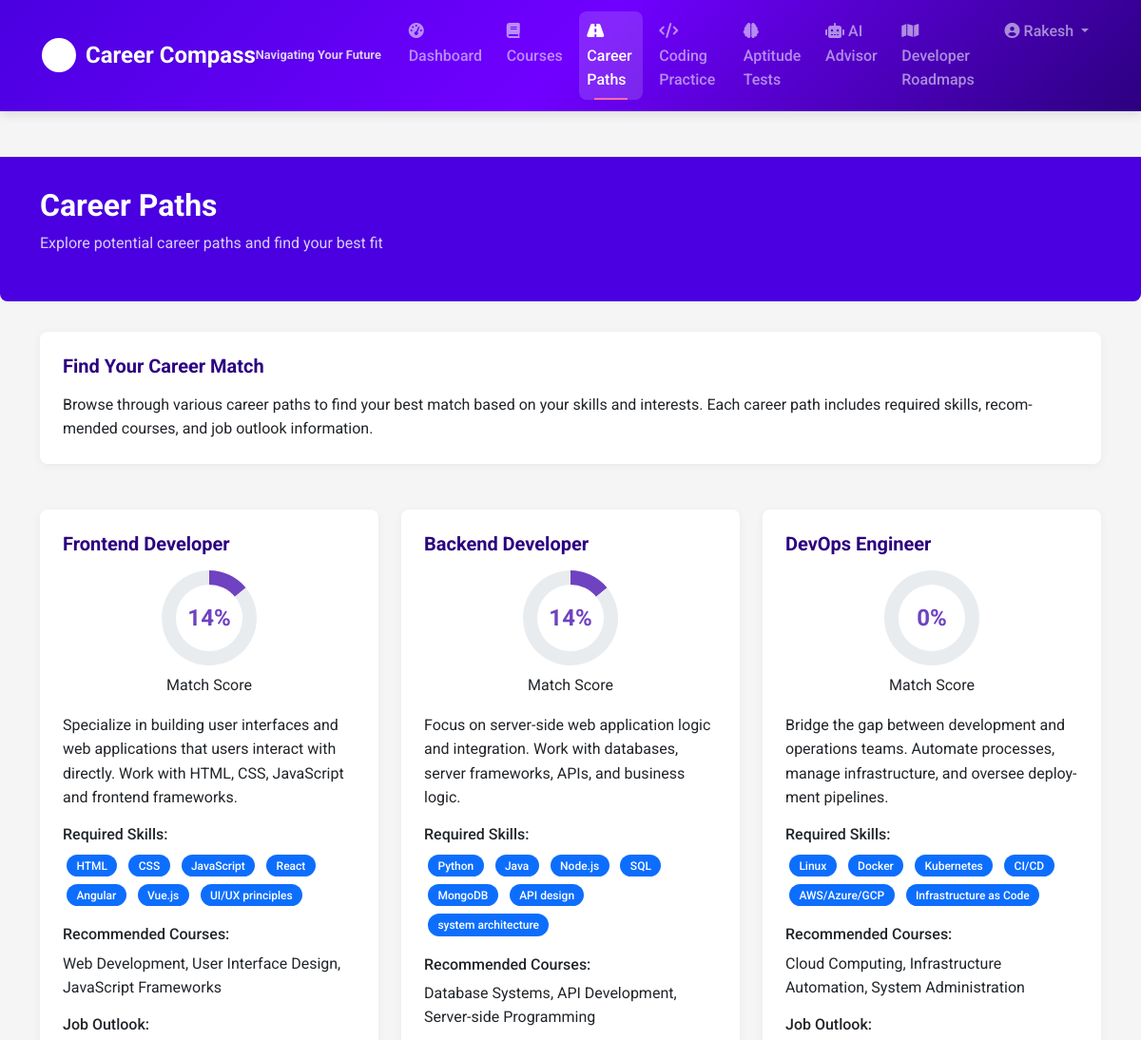
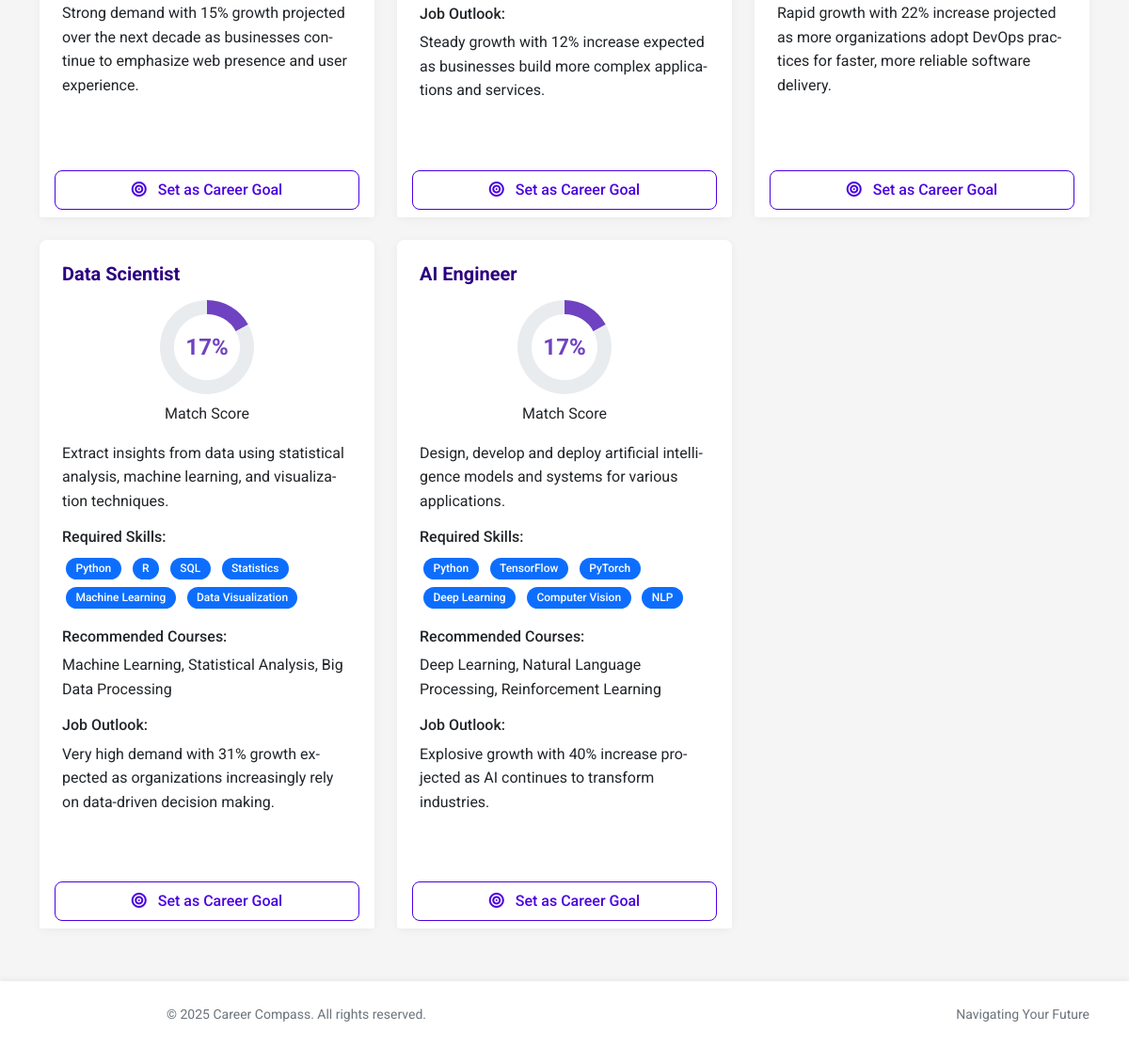
The app's page /career-paths (signed in) with its own data (2 pictures, top to bottom).
### models.py (models this page shows, shortened)
class User(UserMixin, db.Model):
    id = db.Column(db.Integer, primary_key=True)
    username = db.Column(db.String(64), unique=True, nullable=False)
    email = db.Column(db.String(120), unique=True, nullable=False)
    password_hash = db.Column(db.String(256), nullable=False)
    first_name = db.Column(db.String(64))
    last_name = db.Column(db.String(64))
    dob = db.Column(db.Date)
    institution = db.Column(db.String(128))
    major = db.Column(db.String(128))
    bio = db.Column(db.Text)
    reset_token = db.Column(db.String(100))
    reset_token_expiration = db.Column(db.DateTime)
    created_at = db.Column(db.DateTime, default=datetime.utcnow)
    profile = db.relationship('Profile', backref='user', uselist=False, cascade="all, delete-orphan")
    career_goals = db.relationship('CareerGoal', backref='user', lazy=True, cascade="all, delete-orphan")
    aptitude_tests = db.relationship('AptitudeTestResult', backref='user', lazy=True, cascade="all, delete-orphan")
    coding_solutions = db.relationship('CodingSolution', backref='user', lazy=True, cascade="all, delete-orphan")

class CareerPath(db.Model):
    id = db.Column(db.Integer, primary_key=True)
    name = db.Column(db.String(64), nullable=False)
    description = db.Column(db.Text)
    required_skills = db.Column(db.Text)  # Stored as comma-separated values
    recommended_courses = db.Column(db.Text)  # Stored as comma-separated course IDs
    job_outlook = db.Column(db.Text)
    created_at = db.Column(db.DateTime, default=datetime.utcnow)

### routes.py (the view)
    @app.route('/career-paths')
    @login_required
    def career_paths():
        career_paths = CareerPath.query.all()
        match_scores = {}
        if current_user.profile and current_user.profile.skills:
            for path in career_paths:
                match_scores[path.id] = get_career_match_score(
                    current_user.profile.skills,
                    path.required_skills
                )
        return render_template(
            'career_paths.html',
            title='Career Paths',
            career_paths=career_paths,
            match_scores=match_scores
        )

### app.py (called while the page is built)
    @login_manager.user_loader
    def load_user(user_id):
        return User.query.get(int(user_id))

### utils.py (called while the page is built)
def get_career_match_score(user_skills, career_path_skills):
    if not user_skills or not career_path_skills:
        return 0
    user_skills_list = [skill.strip().lower() for skill in user_skills.split(',')]
    career_skills_list = [skill.strip().lower() for skill in career_path_skills.split(',')]
    matched_skills = set(user_skills_list).intersection(set(career_skills_list))
    if not career_skills_list:
        return 0
    return (len(matched_skills) / len(career_skills_list)) * 100

### templates/career_paths.html (shortened to what this page needs)
{% extends "layout.html" %}
{% block content %}
<div class="page-header">
    <div class="container">
        <h1 class="page-title">Career Paths</h1>
        <p class="page-subtitle">Explore potential career paths and find your best fit</p>
    </div>
</div>
<div class="container">
    <div class="row mb-4">
        <div class="col-12">
            <div class="card animate-fade-in">
                <div class="card-body">
                    <h5 class="card-title">Find Your Career Match</h5>
                    <p class="card-text">
                        Browse through various career paths to find your best match based on your skills and interests.
                        Each career path includes required skills, recommended courses, and job outlook information.
                    </p>
                </div>
            </div>
        </div>
    </div>
    <div class="row">
        {% for path in career_paths %}
            <div class="col-lg-4 col-md-6 mb-4">
                <div class="card career-path-card animate-fade-in h-100">
                    <div class="card-body">
                        <h5 class="card-title">{{ path.name }}</h5>
                        {% if path.id in match_scores %}
                            <div class="text-center my-3">
                                <div style="position: relative; width: 100px; height: 100px; margin: 0 auto;">
                                    <canvas class="career-match-chart" data-score="{{ match_scores[path.id]|round|int }}"></canvas>
                                </div>
                                <p class="mt-2 mb-0">Match Score</p>
                            </div>
                        {% endif %}
                        <p class="card-text">{{ path.description }}</p>
                        <h6 class="mt-3">Required Skills:</h6>
                        <p>
                            {% for skill in path.required_skills.split(',') %}
                                <span class="badge bg-primary m-1">{{ skill.strip() }}</span>
                            {% endfor %}
                        </p>
                        <h6>Recommended Courses:</h6>
                        <p>{{ path.recommended_courses }}</p>
                        <h6>Job Outlook:</h6>
                        <p>{{ path.job_outlook }}</p>
                    </div>
                    <div class="card-footer bg-white border-top-0">
                        <div class="d-grid gap-2">
                            <a href="{{ url_for('new_career_goal', path_id=path.id) }}" class="btn btn-outline-primary">
                                <i class="fas fa-bullseye me-2"></i> Set as Career Goal
                            </a>
                        </div>
                    </div>
                </div>
            </div>
        {% endfor %}
    </div>
</div>
{% endblock %}

### templates/layout.html (shortened to what this page needs)
<!DOCTYPE html>
<html lang="en">
<head>
    <link href="https://cdn.jsdelivr.net/npm/bootstrap@5.1.3/dist/css/bootstrap.min.css" rel="stylesheet">
    <link rel="stylesheet" href="https://cdnjs.cloudflare.com/ajax/libs/font-awesome/6.0.0-beta3/css/all.min.css">
    <link rel="stylesheet" href="{{ url_for('static', filename='css/style.css') }}">
</head>
<body>
    <nav class="navbar navbar-expand-lg navbar-dark">
        <div class="container">
            <a class="navbar-brand" href="{{ url_for('index') }}">
                <img src="{{ url_for('static', filename='images/logo.svg') }}" alt="Career Compass Logo" width="40" height="40">
                Career Compass
                <span class="navbar-tagline">Navigating Your Future</span>
            </a>
            <div class="collapse navbar-collapse" id="navbarNav">
                <ul class="navbar-nav ms-auto">
                    {% if current_user.is_authenticated %}
                        <li class="nav-item">
                            <a class="nav-link {% if request.endpoint == 'dashboard' %}active{% endif %}" href="{{ url_for('dashboard') }}">
                                <i class="fas fa-tachometer-alt"></i> Dashboard
                            </a>
                        </li>
                        <li class="nav-item">
                            <a class="nav-link {% if request.endpoint == 'courses' %}active{% endif %}" href="{{ url_for('courses') }}">
                                <i class="fas fa-book"></i> Courses
                            </a>
                        </li>
                        <li class="nav-item">
                            <a class="nav-link {% if request.endpoint == 'career_paths' %}active{% endif %}" href="{{ url_for('career_paths') }}">
                                <i class="fas fa-road"></i> Career Paths
                            </a>
                        </li>
                        <li class="nav-item">
                            <a class="nav-link {% if request.endpoint == 'coding_practice' %}active{% endif %}" href="{{ url_for('coding_practice') }}">
                                <i class="fas fa-code"></i> Coding Practice
                            </a>
                        </li>
                        <li class="nav-item">
                            <a class="nav-link {% if request.endpoint == 'aptitude_tests' %}active{% endif %}" href="{{ url_for('aptitude_tests') }}">
                                <i class="fas fa-brain"></i> Aptitude Tests
                            </a>
                        </li>
                        <li class="nav-item">
                            <a class="nav-link {% if request.endpoint == 'ai_advisor' %}active{% endif %}" href="{{ url_for('ai_advisor') }}">
                                <i class="fas fa-robot"></i> AI Advisor
                            </a>
                        </li>
                        <li class="nav-item">
                            <a class="nav-link {% if request.endpoint == 'developer_roadmaps' %}active{% endif %}" href="{{ url_for('developer_roadmaps') }}">
                                <i class="fas fa-map"></i> Developer Roadmaps
                            </a>
                        </li>
                        <li class="nav-item dropdown">
                            <a class="nav-link dropdown-toggle" href="#" id="navbarDropdown" role="button" data-bs-toggle="dropdown">
                                <i class="fas fa-user-circle"></i> {{ current_user.username }}
                            </a>
                        </li>
                    {% endif %}
                </ul>
            </div>
        </div>
    </nav>
    <main class="main-container">
        {% block content %}{% endblock %}
    </main>
    <footer>
        <div class="container">
            <div class="row">
                <div class="col-md-6">
                    <p class="footer-text">
                        &copy; 2025 Career Compass. All rights reserved.
                    </p>
                </div>
                <div class="col-md-6 text-md-end">
                    <p class="footer-text">
                        Navigating Your Future
                    </p>
                </div>
            </div>
        </div>
    </footer>
</body>
</html>

### static/css/style.css (style rules this page uses)
:root { --primary: #4a00e0; --primary-light: #7c4dff; --primary-dark: #2c0080; --secondary: #ff2a75; --secondary-light: #ff6aa7; --secondary-dark: #c5004f; --accent: #00e5ff; --accent-light: #73ffff; --accent-dark: #00b3cc; --accent2: #44d62c; --accent2-light: #83ff6b; --accent2-dark: #008e12; --accent3: #ff9100; --accent3-light: #ffc246; --accent3-dark: #c56200; --light: #f8f9fa; --dark: #212529; --gray: #6c757d; --gray-light: #e9ecef; --success: #00c853; --info: #00b0ff; --warning: #ffd600; --danger: #ff1744; --border-radius: 0.5rem; --box-shadow: 0 0.5rem 1.5rem rgba(0, 0, 0, 0.15); --gradient-primary: linear-gradient(135deg, var(--primary), #7000ff, var(--primary-dark)); --gradient-secondary: linear-gradient(135deg, var(--secondary), #ff00a0, var(--secondary-dark)); --gradient-accent: linear-gradient(135deg, var(--accent), #18ffff, var(--accent-dark)); --gradient-success: linear-gradient(135deg, var(--success), #69f0ae, #00e676); --gradient-danger: linear-gradient(135deg, var(--danger), #ff5252, #d50000); --gradient-warning: linear-gradient(135deg, var(--warning), #ffff00, #ffea00); --gradient-info: linear-gradient(135deg, var(--info), #40c4ff, #00b0ff); --gradient-light: linear-gradient(135deg, #ffffff, #f5f5f5, #e0e0e0); --gradient-dark: linear-gradient(135deg, #424242, #212121, #000000); --gradient-rainbow: linear-gradient(to right, #ff416c, #ff4b2b, #f9d423, #00c9ff, #4a00e0); }
body { font-family: 'Roboto', 'Segoe UI', Tahoma, Geneva, Verdana, sans-serif; color: var(--dark); background-color: #f5f5f5; line-height: 1.6; }
a { color: var(--primary); text-decoration: none; transition: color 0.3s; }
.navbar { box-shadow: 0 4px 10px rgba(0, 0, 0, 0.1); background: var(--gradient-primary); padding: 0.75rem 0; }
.navbar-brand { font-weight: 700; font-size: 1.5rem; color: white; display: flex; align-items: center; text-shadow: 1px 1px 2px rgba(0, 0, 0, 0.1); }
.navbar-brand img { margin-right: 0.5rem; filter: brightness(0) invert(1); }
.navbar-tagline { font-size: 0.8rem; color: rgba(255, 255, 255, 0.8); display: block; }
.nav-link { font-weight: 500; padding: 0.5rem 1.2rem; margin: 0 0.3rem; position: relative; color: rgba(255, 255, 255, 0.85); transition: all 0.3s ease; border-radius: var(--border-radius); }
.nav-link.active { color: white; background-color: rgba(255, 255, 255, 0.15); border-radius: var(--border-radius); }
.nav-link.active::after { content: ''; position: absolute; bottom: 0; left: 1rem; right: 1rem; height: 2px; background-color: var(--secondary-light); }
.main-container { min-height: calc(100vh - 160px); padding: 2rem 0; }
.card { border: none; border-radius: var(--border-radius); box-shadow: 0 2px 10px rgba(0, 0, 0, 0.05); margin-bottom: 1.5rem; transition: transform 0.3s, box-shadow 0.3s; }
.card-body { padding: 1.5rem; }
.card-title { font-weight: 700; margin-bottom: 1rem; color: var(--primary-dark); }
.btn { font-weight: 500; padding: 0.5rem 1rem; border-radius: var(--border-radius); transition: all 0.3s; }
.btn-outline-primary { color: var(--primary); border-color: var(--primary); }
.page-header { background-color: var(--primary); color: #fff; padding: 2rem 0; margin-bottom: 2rem; border-radius: 0 0 var(--border-radius) var(--border-radius); }
.page-title { font-size: 2rem; font-weight: 700; margin-bottom: 0.5rem; }
.page-subtitle { font-size: 1rem; opacity: 0.8; }
.badge { font-weight: 500; padding: 0.35rem 0.65rem; border-radius: 10rem; }
.career-path-card { height: 100%; }
footer { background-color: #fff; padding: 1.5rem 0; text-align: center; box-shadow: 0 -2px 5px rgba(0, 0, 0, 0.05); }
.footer-text { font-size: 0.875rem; color: var(--gray); }
p, h1, h2, h3, h4, h5, h6, .card-title, .card-text { overflow-wrap: break-word; word-wrap: break-word; hyphens: auto; max-width: 100%; }
.btn { position: relative; overflow: hidden; z-index: 1; }
.btn::after { content: ''; position: absolute; top: 50%; left: 50%; width: 0; height: 0; background: rgba(255, 255, 255, 0.2); border-radius: 50%; transform: translate(-50%, -50%); transition: width 0.6s, height 0.6s; z-index: -1; }
.animate-fade-in { animation: fadeIn 0.5s ease-out; }

### records on screen
User: username "Rakesh"
CareerPath: name "Frontend Developer", description "Specialize in building user interfaces and web applications that users interact with directly. Work with HTML, CSS, JavaScript and frontend frameworks.", strip "HTML" "CSS" "JavaScript" "React" "Angular" "Vue.js" "UI/UX principles", recommended_courses "Web Development, User Interface Design, JavaScript Frameworks", job_outlook "Strong demand with 15% growth projected over the next decade as businesses continue to emphasize web presence and user experience."
CareerPath: name "Backend Developer", description "Focus on server-side web application logic and integration. Work with databases, server frameworks, APIs, and business logic.", strip "Python" "Java" "Node.js" "SQL" "MongoDB" "API design" "system architecture", recommended_courses "Database Systems, API Development, Server-side Programming", job_outlook "Steady growth with 12% increase expected as businesses build more complex applications and services."
CareerPath: name "DevOps Engineer", description "Bridge the gap between development and operations teams. Automate processes, manage infrastructure, and oversee deployment pipelines.", strip "Linux" "Docker" "Kubernetes" "CI/CD" "AWS/Azure/GCP" "Infrastructure as Code", recommended_courses "Cloud Computing, Infrastructure Automation, System Administration", job_outlook "Rapid growth with 22% increase projected as more organizations adopt DevOps practices for faster, more reliable software delivery."
CareerPath: name "Data Scientist", description "Extract insights from data using statistical analysis, machine learning, and visualization techniques.", strip "Python" "R" "SQL" "Statistics" "Machine Learning" "Data Visualization", recommended_courses "Machine Learning, Statistical Analysis, Big Data Processing", job_outlook "Very high demand with 31% growth expected as organizations increasingly rely on data-driven decision making."
CareerPath: name "AI Engineer", description "Design, develop and deploy artificial intelligence models and systems for various applications.", strip "Python" "TensorFlow" "PyTorch" "Deep Learning" "Computer Vision" "NLP", recommended_courses "Deep Learning, Natural Language Processing, Reinforcement Learning", job_outlook "Explosive growth with 40% increase projected as AI continues to transform industries."
